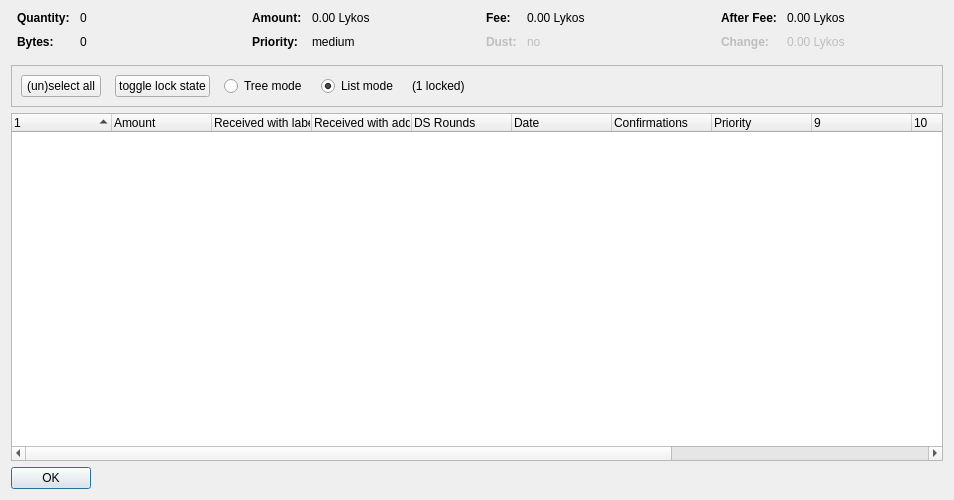
<?xml version="1.0" encoding="UTF-8"?>
<ui version="4.0">
 <class>CoinControlDialog</class>
 <widget class="QDialog" name="CoinControlDialog">
  <property name="geometry">
   <rect>
    <x>0</x>
    <y>0</y>
    <width>954</width>
    <height>500</height>
   </rect>
  </property>
  <property name="windowTitle">
   <string>Coin Selection</string>
  </property>
  <layout class="QVBoxLayout" name="verticalLayout">
   <item>
    <layout class="QHBoxLayout" name="horizontalLayoutTop" stretch="0,0,0,0">
     <property name="topMargin">
      <number>0</number>
     </property>
     <property name="bottomMargin">
      <number>10</number>
     </property>
     <item>
      <layout class="QFormLayout" name="formLayoutCoinControl1">
       <property name="horizontalSpacing">
        <number>10</number>
       </property>
       <property name="verticalSpacing">
        <number>10</number>
       </property>
       <property name="leftMargin">
        <number>6</number>
       </property>
       <property name="rightMargin">
        <number>6</number>
       </property>
       <item row="0" column="0">
        <widget class="QLabel" name="labelCoinControlQuantityText">
         <property name="font">
          <font>
           <weight>75</weight>
           <bold>true</bold>
          </font>
         </property>
         <property name="text">
          <string>Quantity:</string>
         </property>
        </widget>
       </item>
       <item row="0" column="1">
        <widget class="QLabel" name="labelCoinControlQuantity">
         <property name="cursor">
          <cursorShape>IBeamCursor</cursorShape>
         </property>
         <property name="contextMenuPolicy">
          <enum>Qt::ActionsContextMenu</enum>
         </property>
         <property name="text">
          <string notr="true">0</string>
         </property>
         <property name="textInteractionFlags">
          <set>Qt::LinksAccessibleByMouse|Qt::TextSelectableByKeyboard|Qt::TextSelectableByMouse</set>
         </property>
        </widget>
       </item>
       <item row="1" column="0">
        <widget class="QLabel" name="labelCoinControlBytesText">
         <property name="font">
          <font>
           <weight>75</weight>
           <bold>true</bold>
          </font>
         </property>
         <property name="text">
          <string>Bytes:</string>
         </property>
        </widget>
       </item>
       <item row="1" column="1">
        <widget class="QLabel" name="labelCoinControlBytes">
         <property name="cursor">
          <cursorShape>IBeamCursor</cursorShape>
         </property>
         <property name="contextMenuPolicy">
          <enum>Qt::ActionsContextMenu</enum>
         </property>
         <property name="text">
          <string notr="true">0</string>
         </property>
         <property name="textInteractionFlags">
          <set>Qt::LinksAccessibleByMouse|Qt::TextSelectableByKeyboard|Qt::TextSelectableByMouse</set>
         </property>
        </widget>
       </item>
      </layout>
     </item>
     <item>
      <layout class="QFormLayout" name="formLayoutCoinControl2">
       <property name="horizontalSpacing">
        <number>10</number>
       </property>
       <property name="verticalSpacing">
        <number>10</number>
       </property>
       <property name="leftMargin">
        <number>6</number>
       </property>
       <property name="rightMargin">
        <number>6</number>
       </property>
       <item row="0" column="0">
        <widget class="QLabel" name="labelCoinControlAmountText">
         <property name="font">
          <font>
           <weight>75</weight>
           <bold>true</bold>
          </font>
         </property>
         <property name="text">
          <string>Amount:</string>
         </property>
        </widget>
       </item>
       <item row="0" column="1">
        <widget class="QLabel" name="labelCoinControlAmount">
         <property name="cursor">
          <cursorShape>IBeamCursor</cursorShape>
         </property>
         <property name="contextMenuPolicy">
          <enum>Qt::ActionsContextMenu</enum>
         </property>
         <property name="text">
          <string notr="true">0.00 Lykos</string>
         </property>
         <property name="textInteractionFlags">
          <set>Qt::LinksAccessibleByMouse|Qt::TextSelectableByKeyboard|Qt::TextSelectableByMouse</set>
         </property>
        </widget>
       </item>
       <item row="1" column="0">
        <widget class="QLabel" name="labelCoinControlPriorityText">
         <property name="font">
          <font>
           <weight>75</weight>
           <bold>true</bold>
          </font>
         </property>
         <property name="text">
          <string>Priority:</string>
         </property>
        </widget>
       </item>
       <item row="1" column="1">
        <widget class="QLabel" name="labelCoinControlPriority">
         <property name="cursor">
          <cursorShape>IBeamCursor</cursorShape>
         </property>
         <property name="contextMenuPolicy">
          <enum>Qt::ActionsContextMenu</enum>
         </property>
         <property name="text">
          <string>medium</string>
         </property>
         <property name="textInteractionFlags">
          <set>Qt::LinksAccessibleByMouse|Qt::TextSelectableByKeyboard|Qt::TextSelectableByMouse</set>
         </property>
        </widget>
       </item>
      </layout>
     </item>
     <item>
      <layout class="QFormLayout" name="formLayoutCoinControl3">
       <property name="horizontalSpacing">
        <number>10</number>
       </property>
       <property name="verticalSpacing">
        <number>10</number>
       </property>
       <property name="leftMargin">
        <number>6</number>
       </property>
       <property name="rightMargin">
        <number>6</number>
       </property>
       <item row="0" column="0">
        <widget class="QLabel" name="labelCoinControlFeeText">
         <property name="font">
          <font>
           <weight>75</weight>
           <bold>true</bold>
          </font>
         </property>
         <property name="text">
          <string>Fee:</string>
         </property>
        </widget>
       </item>
       <item row="0" column="1">
        <widget class="QLabel" name="labelCoinControlFee">
         <property name="cursor">
          <cursorShape>IBeamCursor</cursorShape>
         </property>
         <property name="contextMenuPolicy">
          <enum>Qt::ActionsContextMenu</enum>
         </property>
         <property name="text">
          <string notr="true">0.00 Lykos</string>
         </property>
         <property name="textInteractionFlags">
          <set>Qt::LinksAccessibleByMouse|Qt::TextSelectableByKeyboard|Qt::TextSelectableByMouse</set>
         </property>
        </widget>
       </item>
       <item row="1" column="0">
        <widget class="QLabel" name="labelCoinControlLowOutputText">
         <property name="enabled">
          <bool>false</bool>
         </property>
         <property name="font">
          <font>
           <weight>75</weight>
           <bold>true</bold>
          </font>
         </property>
         <property name="text">
          <string>Dust:</string>
         </property>
        </widget>
       </item>
       <item row="1" column="1">
        <widget class="QLabel" name="labelCoinControlLowOutput">
         <property name="enabled">
          <bool>false</bool>
         </property>
         <property name="cursor">
          <cursorShape>IBeamCursor</cursorShape>
         </property>
         <property name="contextMenuPolicy">
          <enum>Qt::ActionsContextMenu</enum>
         </property>
         <property name="text">
          <string>no</string>
         </property>
         <property name="textInteractionFlags">
          <set>Qt::LinksAccessibleByMouse|Qt::TextSelectableByKeyboard|Qt::TextSelectableByMouse</set>
         </property>
        </widget>
       </item>
      </layout>
     </item>
     <item>
      <layout class="QFormLayout" name="formLayoutCoinControl4">
       <property name="horizontalSpacing">
        <number>10</number>
       </property>
       <property name="verticalSpacing">
        <number>10</number>
       </property>
       <property name="leftMargin">
        <number>6</number>
       </property>
       <property name="rightMargin">
        <number>6</number>
       </property>
       <item row="0" column="0">
        <widget class="QLabel" name="labelCoinControlAfterFeeText">
         <property name="font">
          <font>
           <weight>75</weight>
           <bold>true</bold>
          </font>
         </property>
         <property name="text">
          <string>After Fee:</string>
         </property>
        </widget>
       </item>
       <item row="0" column="1">
        <widget class="QLabel" name="labelCoinControlAfterFee">
         <property name="cursor">
          <cursorShape>IBeamCursor</cursorShape>
         </property>
         <property name="contextMenuPolicy">
          <enum>Qt::ActionsContextMenu</enum>
         </property>
         <property name="text">
          <string notr="true">0.00 Lykos</string>
         </property>
         <property name="textInteractionFlags">
          <set>Qt::LinksAccessibleByMouse|Qt::TextSelectableByKeyboard|Qt::TextSelectableByMouse</set>
         </property>
        </widget>
       </item>
       <item row="1" column="0">
        <widget class="QLabel" name="labelCoinControlChangeText">
         <property name="enabled">
          <bool>false</bool>
         </property>
         <property name="font">
          <font>
           <weight>75</weight>
           <bold>true</bold>
          </font>
         </property>
         <property name="text">
          <string>Change:</string>
         </property>
        </widget>
       </item>
       <item row="1" column="1">
        <widget class="QLabel" name="labelCoinControlChange">
         <property name="enabled">
          <bool>false</bool>
         </property>
         <property name="cursor">
          <cursorShape>IBeamCursor</cursorShape>
         </property>
         <property name="contextMenuPolicy">
          <enum>Qt::ActionsContextMenu</enum>
         </property>
         <property name="text">
          <string notr="true">0.00 Lykos</string>
         </property>
         <property name="textInteractionFlags">
          <set>Qt::LinksAccessibleByMouse|Qt::TextSelectableByKeyboard|Qt::TextSelectableByMouse</set>
         </property>
        </widget>
       </item>
      </layout>
     </item>
    </layout>
   </item>
   <item>
    <widget class="QFrame" name="frame">
     <property name="minimumSize">
      <size>
       <width>0</width>
       <height>40</height>
      </size>
     </property>
     <property name="frameShape">
      <enum>QFrame::StyledPanel</enum>
     </property>
     <property name="frameShadow">
      <enum>QFrame::Sunken</enum>
     </property>
     <layout class="QHBoxLayout" name="horizontalLayout">
      <item>
       <layout class="QHBoxLayout" name="horizontalLayoutPanel" stretch="0,0,0,0,0,0">
        <property name="spacing">
         <number>14</number>
        </property>
        <item>
         <widget class="QPushButton" name="pushButtonSelectAll">
          <property name="sizePolicy">
           <sizepolicy hsizetype="Maximum" vsizetype="Fixed">
            <horstretch>0</horstretch>
            <verstretch>0</verstretch>
           </sizepolicy>
          </property>
          <property name="text">
           <string>(un)select all</string>
          </property>
          <property name="autoDefault">
           <bool>false</bool>
          </property>
         </widget>
        </item>
        <item>
         <widget class="QPushButton" name="pushButtonToggleLock">
          <property name="sizePolicy">
           <sizepolicy hsizetype="Maximum" vsizetype="Fixed">
            <horstretch>0</horstretch>
            <verstretch>0</verstretch>
           </sizepolicy>
          </property>
          <property name="text">
           <string>toggle lock state</string>
          </property>
          <property name="autoDefault">
           <bool>false</bool>
          </property>
         </widget>
        </item>
        <item>
         <widget class="QRadioButton" name="radioTreeMode">
          <property name="sizePolicy">
           <sizepolicy hsizetype="Maximum" vsizetype="Fixed">
            <horstretch>0</horstretch>
            <verstretch>0</verstretch>
           </sizepolicy>
          </property>
          <property name="text">
           <string>Tree mode</string>
          </property>
         </widget>
        </item>
        <item>
         <widget class="QRadioButton" name="radioListMode">
          <property name="sizePolicy">
           <sizepolicy hsizetype="Maximum" vsizetype="Fixed">
            <horstretch>0</horstretch>
            <verstretch>0</verstretch>
           </sizepolicy>
          </property>
          <property name="text">
           <string>List mode</string>
          </property>
          <property name="checked">
           <bool>true</bool>
          </property>
         </widget>
        </item>
        <item>
         <widget class="QLabel" name="labelLocked">
          <property name="text">
           <string>(1 locked)</string>
          </property>
         </widget>
        </item>
        <item>
         <spacer name="horizontalSpacer">
          <property name="orientation">
           <enum>Qt::Horizontal</enum>
          </property>
          <property name="sizeHint" stdset="0">
           <size>
            <width>40</width>
            <height>20</height>
           </size>
          </property>
         </spacer>
        </item>
       </layout>
      </item>
     </layout>
    </widget>
   </item>
   <item>
    <widget class="CoinControlTreeWidget" name="treeWidget">
     <property name="contextMenuPolicy">
      <enum>Qt::CustomContextMenu</enum>
     </property>
     <property name="sortingEnabled">
      <bool>false</bool>
     </property>
     <property name="columnCount">
      <number>13</number>
     </property>
     <attribute name="headerShowSortIndicator" stdset="0">
      <bool>true</bool>
     </attribute>
     <attribute name="headerStretchLastSection">
      <bool>false</bool>
     </attribute>
     <column>
      <property name="text">
       <string/>
      </property>
     </column>
     <column>
      <property name="text">
       <string>Amount</string>
      </property>
     </column>
     <column>
      <property name="text">
       <string>Received with label</string>
      </property>
     </column>
     <column>
      <property name="text">
       <string>Received with address</string>
      </property>
     </column>
     <column>
      <property name="text">
       <string>DS Rounds</string>
      </property>
     </column>
     <column>
      <property name="text">
       <string>Date</string>
      </property>
     </column>
     <column>
      <property name="text">
       <string>Confirmations</string>
      </property>
      <property name="toolTip">
       <string>Confirmed</string>
      </property>
     </column>
     <column>
      <property name="text">
       <string>Priority</string>
      </property>
     </column>
     <column>
      <property name="text">
       <string/>
      </property>
     </column>
     <column>
      <property name="text">
       <string/>
      </property>
     </column>
     <column>
      <property name="text">
       <string/>
      </property>
     </column>
     <column>
      <property name="text">
       <string/>
      </property>
     </column>
     <column>
      <property name="text">
       <string/>
      </property>
     </column>
    </widget>
   </item>
   <item>
    <widget class="QDialogButtonBox" name="buttonBox">
     <property name="sizePolicy">
      <sizepolicy hsizetype="Maximum" vsizetype="Fixed">
       <horstretch>0</horstretch>
       <verstretch>0</verstretch>
      </sizepolicy>
     </property>
     <property name="orientation">
      <enum>Qt::Horizontal</enum>
     </property>
     <property name="standardButtons">
      <set>QDialogButtonBox::Ok</set>
     </property>
    </widget>
   </item>
  </layout>
 </widget>
 <customwidgets>
  <customwidget>
   <class>CoinControlTreeWidget</class>
   <extends>QTreeWidget</extends>
   <header>coincontroltreewidget.h</header>
  </customwidget>
 </customwidgets>
 <resources/>
 <connections/>
</ui>
